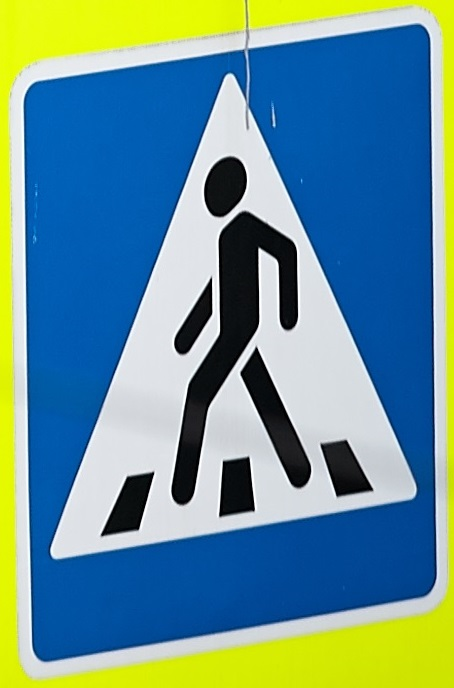
#> input picture ML/video-analytics/blue-traffic-sign-to-print.jpg, 454 x 688 px, given in place of the camera
$ python detecting-object.py   (older library calls are emulated)
#> lines starting #> are read from the running program, lines starting #| are printed output that depends on the picture; after the words box and inside, x2 and y2 are one past the last pixel; in counts of white or black regions, pixels touching at a corner belong together
"""
Course:  Training YOLO v3 for Objects Detection with Custom Data

Section-1
Quick Win - Step 2: Simple Object Detection by thresholding with mask
File: detecting-object.py
"""


# Detecting Object with chosen Colour Mask
#
# Algorithm:
# Reading RGB image --> Converting to HSV --> Implementing Mask -->
# --> Finding Contour Points --> Extracting Rectangle Coordinates -->
# --> Drawing Bounding Box --> Putting Label
#
# Result:
# Window with Detected Object, Bounding Box and Label in Real Time


# Importing needed library
import cv2


# Defining lower bounds and upper bounds of founded Mask
min_blue, min_green, min_red = 21, 222, 70
max_blue, max_green, max_red = 176, 255, 255

# Getting version of OpenCV that is currently used
# Converting string into the list by dot as separator
# and getting first number
v = cv2.__version__.split(".")[0]

# Defining object for reading video from camera
camera = cv2.VideoCapture(0)


# Defining loop for catching frames
while True:
    # Capture frame-by-frame from camera
    _, frame_BGR = camera.read()
#> frame_BGR is the input picture: shape (688, 454, 3); mean B, G, R 148.1, 144.5, 101.9

    # Converting current frame to HSV
    frame_HSV = cv2.cvtColor(frame_BGR, cv2.COLOR_BGR2HSV)
#> frame_HSV: shape (688, 454, 3); mean H, S, V 92.7, 165.9, 183.8

    # Implementing Mask with founded colours from Track Bars to HSV Image
    mask = cv2.inRange(
        frame_HSV, (min_blue, min_green, min_red), (max_blue, max_green, max_red)
    )
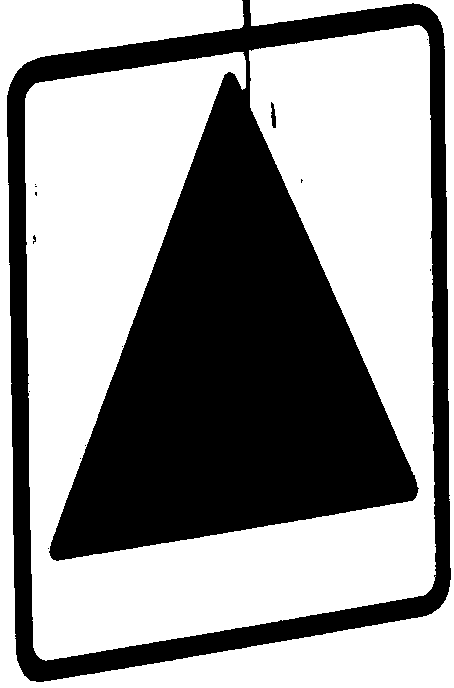
#> mask: shape (688, 454); 59.3% white; 15 black regions (13 under 20 px)

    # Showing current frame with implemented Mask
    # Giving name to the window with Mask
    # And specifying that window is resizable
    cv2.namedWindow("Binary frame with Mask", cv2.WINDOW_NORMAL)
    cv2.imshow("Binary frame with Mask", mask)

    # Finding Contours
    # Pay attention!
    # Different versions of OpenCV returns different number of parameters
    # when using function cv2.findContours()

    # In OpenCV version 3 function cv2.findContours() returns three parameters:
    # modified image, found Contours and hierarchy
    # All found Contours from current frame are stored in the list
    # Each individual Contour is a Numpy array of(x, y) coordinates
    # of the boundary points of the Object
    # We are interested only in Contours

    # Checking if OpenCV version 3 is used
    if v == "3":
        _, contours, _ = cv2.findContours(mask, cv2.RETR_TREE, cv2.CHAIN_APPROX_NONE)

    # In OpenCV version 4 function cv2.findContours() returns two parameters:
    # found Contours and hierarchy
    # All found Contours from current frame are stored in the list
    # Each individual Contour is a Numpy array of(x, y) coordinates
    # of the boundary points of the Object
    # We are interested only in Contours

    # Checking if OpenCV version 4 is used
    else:
        contours, _ = cv2.findContours(mask, cv2.RETR_TREE, cv2.CHAIN_APPROX_NONE)
#> contours = 17 contours, 13 with area under 20; largest, box (x1, y1, x2, y2) and area: (25, 25, 436, 661) 140970, (0, 0, 454, 688) 40425, (270, 101, 277, 129) 116, (32, 234, 37, 245) 27

    # Finding the biggest Contour by sorting from biggest to smallest
    contours = sorted(contours, key=cv2.contourArea, reverse=True)

    # Extracting Coordinates of the biggest Contour if any was found
    if contours:
        # Getting rectangle coordinates and spatial size from biggest Contour
        # Function cv2.boundingRect() is used to get an approximate rectangle
        # around the region of interest in the binary image after Contour was found
        (x_min, y_min, box_width, box_height) = cv2.boundingRect(contours[0])
#> x_min = 25; y_min = 25; box_width = 411; box_height = 636

        # Drawing Bounding Box on the current BGR frame
        cv2.rectangle(
            frame_BGR,
            (x_min - 15, y_min - 15),
            (x_min + box_width + 15, y_min + box_height + 15),
            (0, 255, 0),
            3,
        )

        # Preparing text for the Label
        label = "Detected Object"

        # Putting text with Label on the current BGR frame
        cv2.putText(
            frame_BGR,
            label,
            (x_min - 5, y_min - 25),
            cv2.FONT_HERSHEY_SIMPLEX,
            1.0,
            (0, 255, 0),
            2,
        )
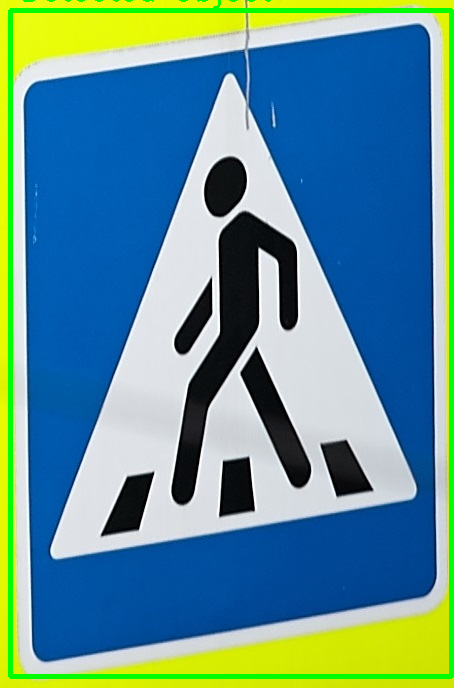
#> frame_BGR: shape (688, 454, 3); mean B, G, R 147.2, 145.1, 93.9

    # Showing current BGR frame with Detected Object
    # Giving name to the window with Detected Object
    # And specifying that window is resizable
    cv2.namedWindow("Detected Object", cv2.WINDOW_NORMAL)
    cv2.imshow("Detected Object", frame_BGR)

    # Breaking the loop if 'q' is pressed
    if cv2.waitKey(1) & 0xFF == ord("q"):
#> (key q is pressed here)
        break


# Destroying all opened windows
cv2.destroyAllWindows()


"""
Some comments

With OpenCV function cv2.findContours() we find
contours of white object from black background.

There are three arguments in cv.findContours() function,
first one is source image, second is contour retrieval mode,
third is contour approximation method.


In OpenCV version 3 three parameters are returned:
modified image, the contours and hierarchy.
Further reading about Contours in OpenCV v3:
https://docs.opencv.org/3.4/d4/d73/tutorial_py_contours_begin.html


In OpenCV version 4 two parameters are returned:
the contours and hierarchy.
Further reading about Contours in OpenCV v4:
https://docs.opencv.org/4.0.0/d4/d73/tutorial_py_contours_begin.html


Contours is a Python list of all the contours in the image.
Each individual contour is a Numpy array of (x,y) coordinates
of boundary points of the object.

Contours can be explained simply as a curve joining all the
continuous points (along the boundary), having same colour or intensity.
"""

$ run again, on ML/video-analytics/objects-to-detect.jpg
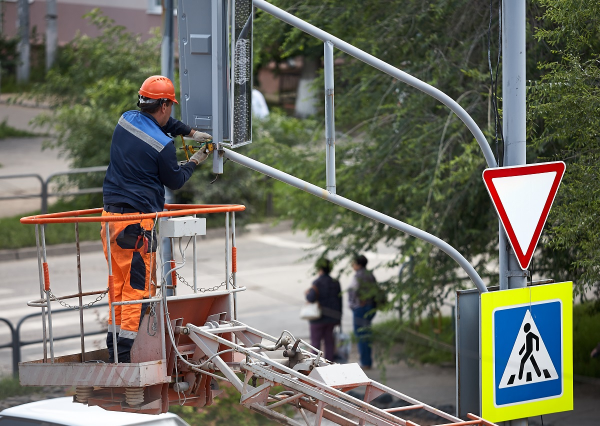
#> input picture ML/video-analytics/objects-to-detect.jpg, 1200 x 852 px, given in place of the camera (shown at 1/2 size)
#> frame_BGR is the input picture: shape (852, 1200, 3); mean B, G, R 96.6, 108.9, 109
#> frame_HSV: shape (852, 1200, 3); mean H, S, V 57.9, 71.2, 119.8
#> `mask = cv2.inRange( frame_HSV, (min_blue, min_green, min_red), (max_bl..`:
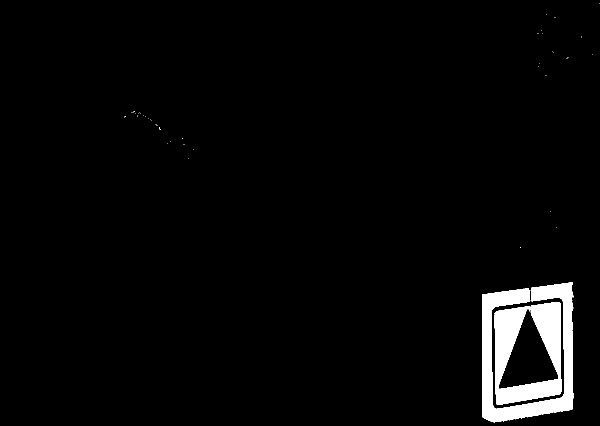
#> mask: shape (852, 1200) (shown at 1/2 size); 3.1% white; 65 white regions (63 under 20 px)
#> contours = 75 contours, 72 with area under 20; largest, box (x1, y1, x2, y2) and area: (964, 565, 1146, 844) 15906, (989, 604, 1123, 810) 14498, (1068, 627, 1072, 638) 22
#> x_min = 964; y_min = 565; box_width = 182; box_height = 279
#> `cv2.putText( frame_BGR, label, (x_min - 5, y_min - 25), cv2.FONT_HERSH..`:
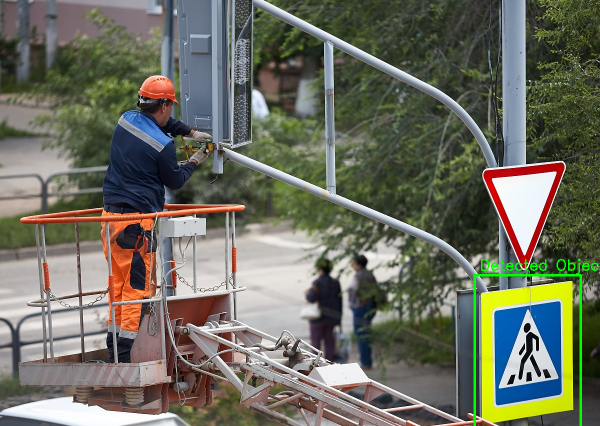
#> frame_BGR: shape (852, 1200, 3) (shown at 1/2 size); mean B, G, R 96.2, 109.9, 108.6
